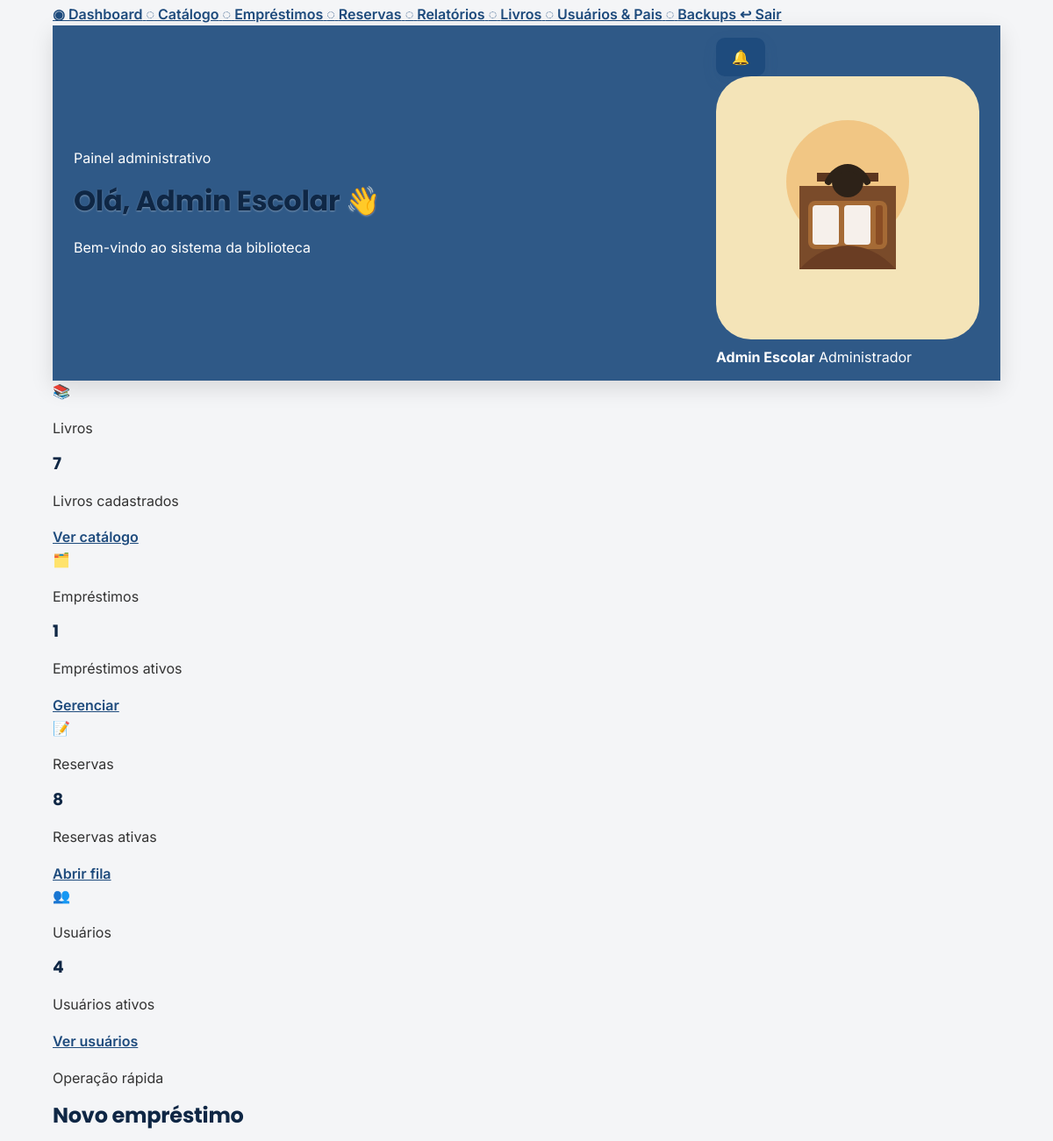
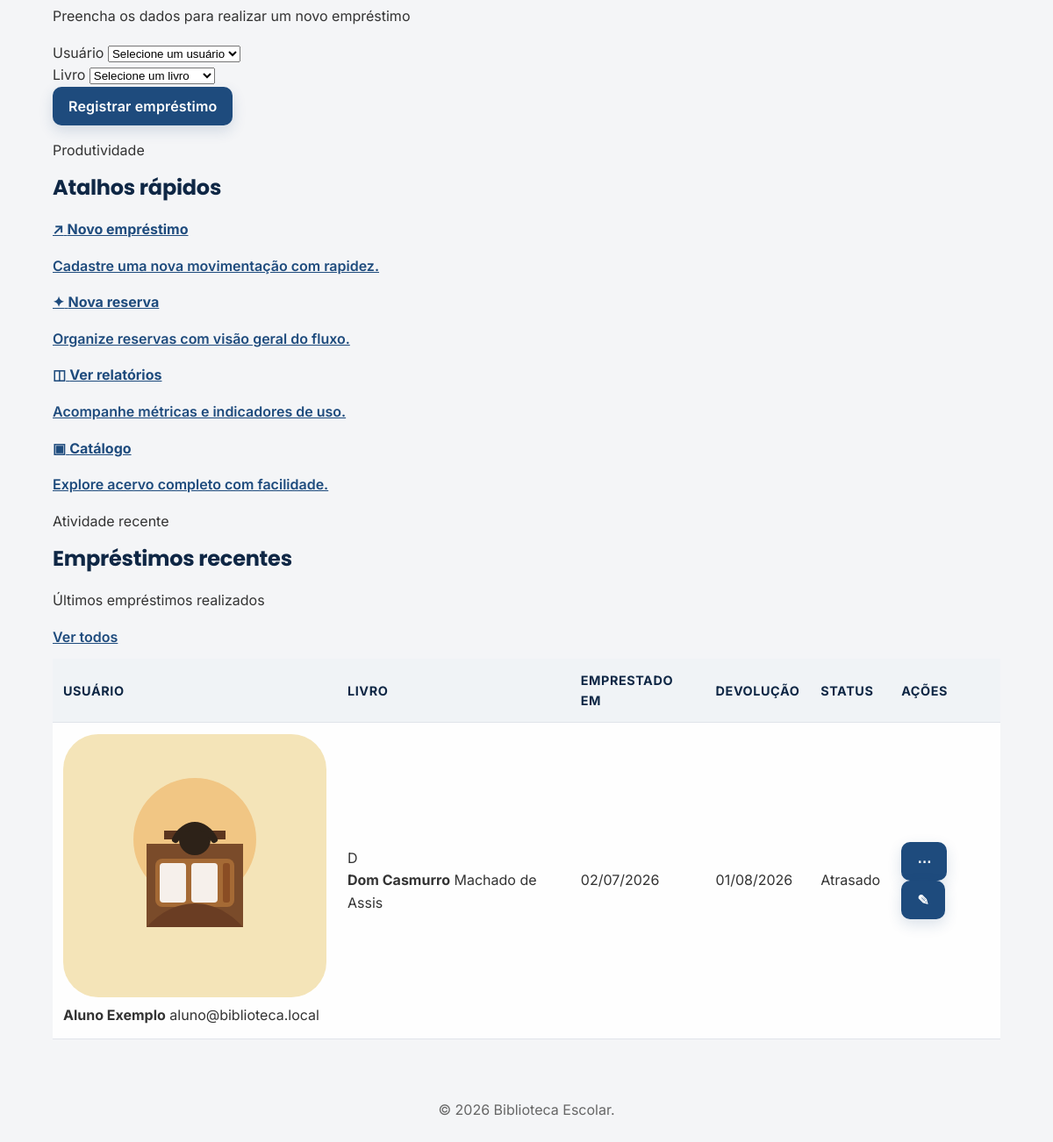
/dashboard.php (signed in, lower part), run on an earlier commit of the app's database (2 pictures, top to bottom).
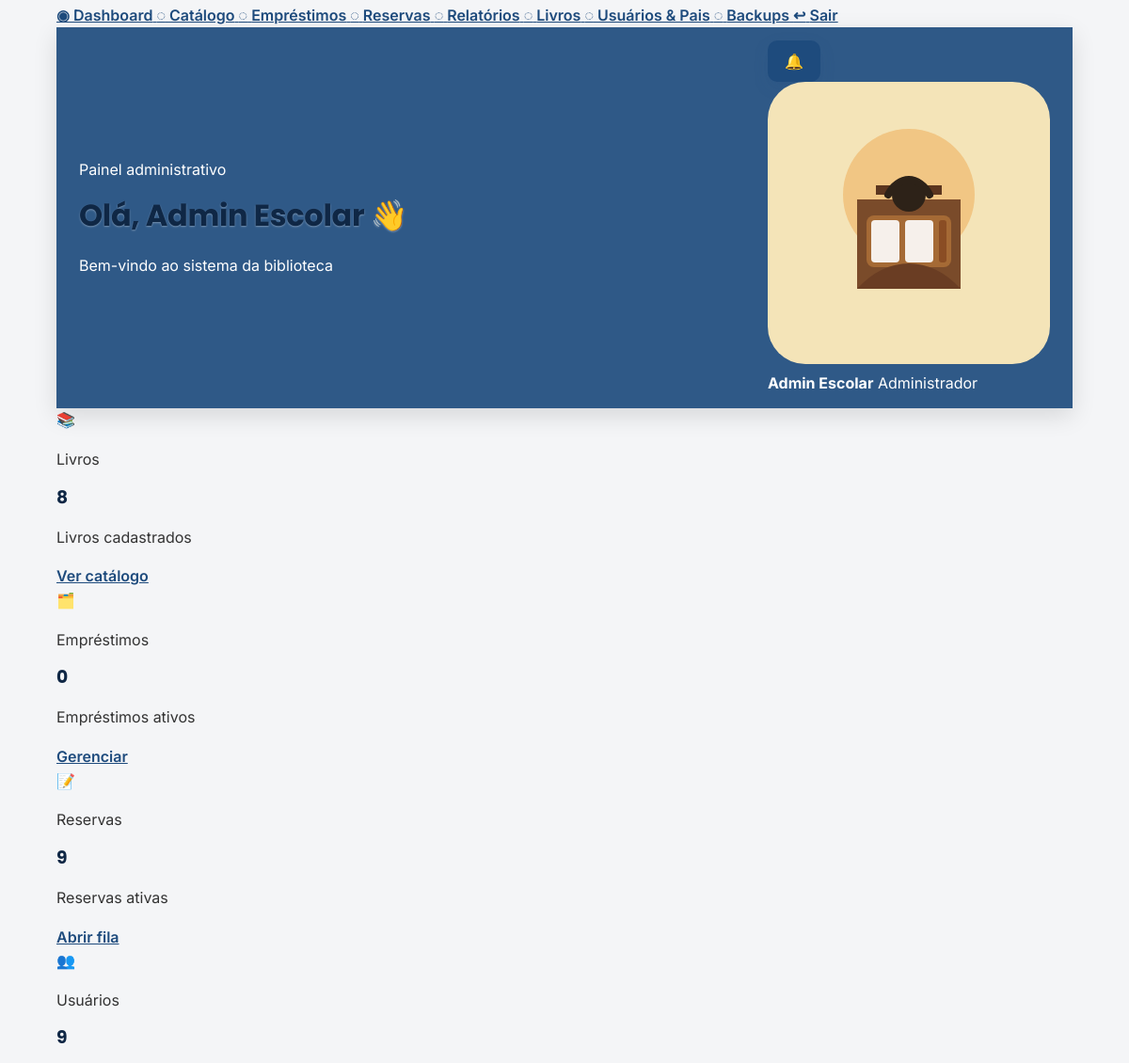
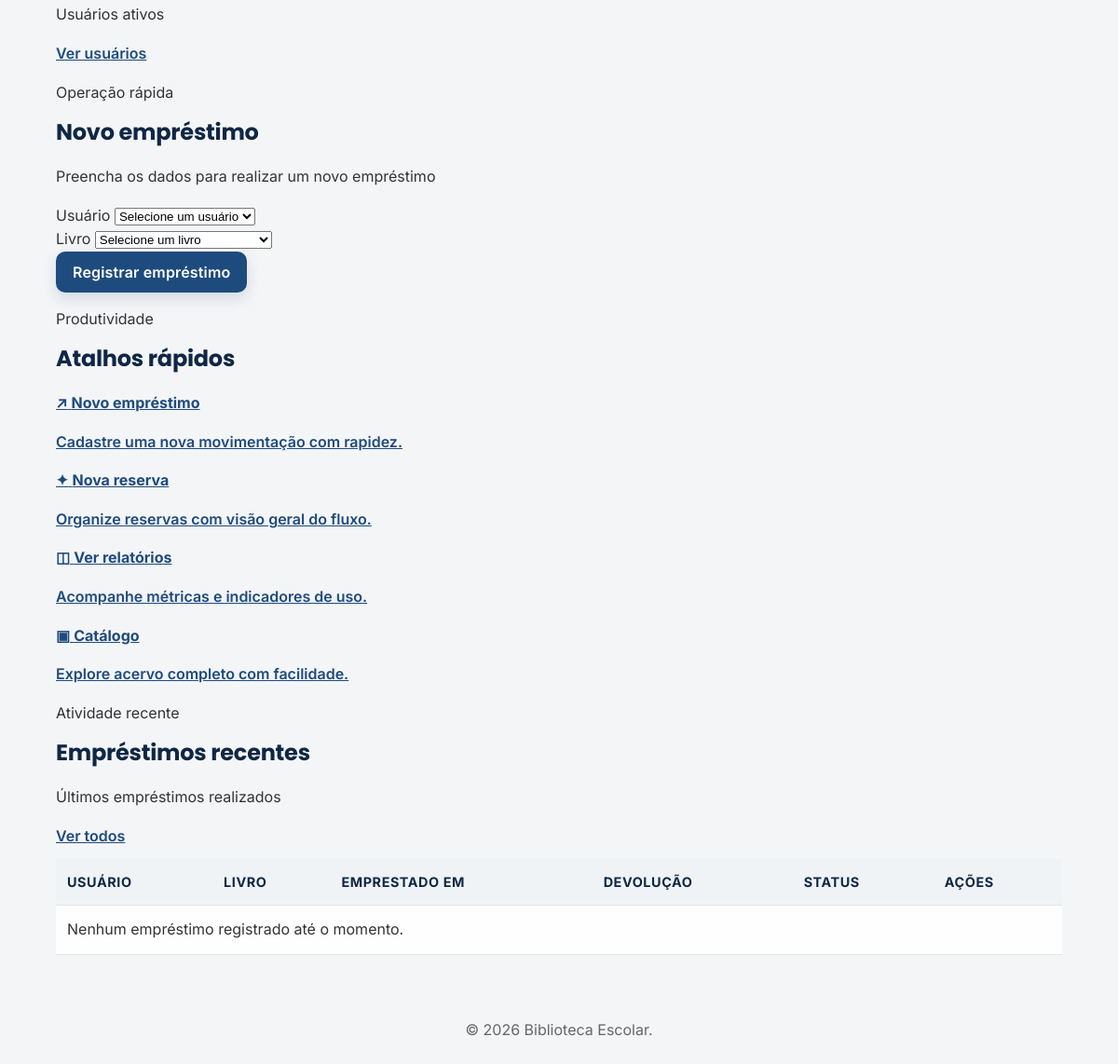
And on a later commit of the database (2 pictures, top to bottom).
### tables this page shows
CREATE TABLE users (
        id INTEGER PRIMARY KEY AUTOINCREMENT,
        name TEXT NOT NULL,
        email TEXT NOT NULL UNIQUE,
        password TEXT NOT NULL,
        role_id INTEGER NOT NULL,
        blocked INTEGER NOT NULL DEFAULT 0,
        created_at TEXT NOT NULL DEFAULT CURRENT_TIMESTAMP, profile_photo TEXT, "turma", "turno", "parent_name", "parent_phone", "parent_email", "parent_document",
        FOREIGN KEY(role_id) REFERENCES roles(id)
    );

CREATE TABLE loans (
        id INTEGER PRIMARY KEY AUTOINCREMENT,
        user_id INTEGER NOT NULL,
        book_id INTEGER NOT NULL,
        loaned_at TEXT NOT NULL DEFAULT CURRENT_TIMESTAMP,
        due_date TEXT NOT NULL,
        returned_at TEXT, "parent_name", "parent_signature_status",
        FOREIGN KEY(user_id) REFERENCES users(id),
        FOREIGN KEY(book_id) REFERENCES books(id)
    );

CREATE TABLE books (
        id INTEGER PRIMARY KEY AUTOINCREMENT,
        title TEXT NOT NULL,
        author TEXT NOT NULL,
        category TEXT NOT NULL,
        isbn TEXT,
        publisher TEXT,
        year INTEGER,
        quantity INTEGER NOT NULL DEFAULT 0,
        shelf TEXT,
        internal_code TEXT,
        cover_path TEXT,
        created_at TEXT NOT NULL DEFAULT CURRENT_TIMESTAMP
    , pdf_path TEXT, "barcode");

### includes/auth.php (called while the page is built, shortened)
<?php
function current_user(): ?array{    return $_SESSION['user'] ?? null;}function user_has_role(string|array $role): bool{    $user = current_user();    $roles = is_array($role) ? $role : [$role];    return in_array($user['role_name'], $roles, true);}

### includes/functions.php (called while the page is built, shortened)
<?php
require_once __DIR__ . '/auth.php';
function base_url(string $path = ''): string
{
    $base = BASE_URL;
    return rtrim($base, '/') . '/' . ltrim($path, '/');
}
function profile_photo_url(?string $photoPath): string
{
    if (empty($photoPath)) {
        return base_url('img/avatars/avatar-biblioteca.svg');
    }
    return base_url('img/avatars/avatar-biblioteca.svg');
}
function h(string $value): string
{
    return htmlspecialchars($value, ENT_QUOTES, 'UTF-8');
}
function format_date(string $value): string
{
    return date('d/m/Y', strtotime($value));
}

### dashboard.php (the view, shortened to what the rows shown need)
<?php
require_once __DIR__ . '/includes/auth.php';
require_once __DIR__ . '/includes/functions.php';
$db = get_db();
$user = current_user();
$roleLabel = $user['role_name'] ?? 'Administrador';
$recentLoans = [];
try {
    $users = $db->query('SELECT id, name, email, profile_photo FROM users ORDER BY name ASC')->fetchAll();
    $recentLoans = $db->query('SELECT l.id, l.loaned_at, l.due_date, l.returned_at, u.id AS user_id, u.name AS user_name, u.email AS user_email, u.profile_photo AS user_photo, b.id AS book_id, b.title AS book_title, b.author AS book_author, b.cover_path AS book_cover FROM loans l JOIN users u ON u.id = l.user_id JOIN books b ON b.id = l.book_id ORDER BY l.loaned_at DESC LIMIT 6')->fetchAll();
} catch (Exception $e) {
    $users = [];
    $books = [];
    $recentLoans = [];
}
require_once __DIR__ . '/includes/header.php';
?>
<div class="dashboard-shell">
    <div class="dashboard-main-panel">
        <header class="dashboard-topbar">
            <div>
                <p class="eyebrow">Painel administrativo</p>
                <h1>Olá, <?php echo h($user['name']); ?> 👋</h1>
                <p class="topbar-subtitle">Bem-vindo ao sistema da biblioteca</p>
            </div>
            <div class="topbar-actions">
                <div class="topbar-user">
                    <div>
                        <strong><?php echo h($user['name']); ?></strong>
                        <span><?php echo h($roleLabel); ?></span>
                    </div>
                </div>
            </div>
        </header>
        <section class="content-grid">
            <div class="panel loan-panel">
                <div class="panel-header">
                    <div>
                        <h2>Novo empréstimo</h2>
                    </div>
                </div>
            </div>
            <div class="panel shortcuts-panel">
                <div class="panel-header">
                    <div>
                        <h2>Atalhos rápidos</h2>
                    </div>
                </div>
            </div>
        </section>
        <section class="panel table-panel">
            <div class="panel-header">
                <div>
                    <h2>Empréstimos recentes</h2>
                </div>
            </div>
            <div class="table-wrapper">
                <table class="dashboard-table">
                    <thead>
                        <tr>
                            <th>Usuário</th>
                            <th>Livro</th>
                            <th>Emprestado em</th>
                            <th>Devolução</th>
                            <th>Status</th>
                            <th>Ações</th>
                        </tr>
                    </thead>
                    <tbody>
                        <?php if (empty($recentLoans)): ?>
                            <tr>
                                <td colspan="6" class="empty-state">Nenhum empréstimo registrado até o momento.</td>
                            </tr>
                        <?php else: ?>
                            <?php foreach ($recentLoans as $loan): ?>
                                <?php
                                    $loanStatus = 'Ativo';
                                    $loanClass = 'status-active';
                                    if (!empty($loan['returned_at'])) {
                                        $loanStatus = 'Devolvido';
                                        $loanClass = 'status-returned';
                                    } elseif (strtotime($loan['due_date']) < strtotime('today')) {
                                        $loanStatus = 'Atrasado';
                                        $loanClass = 'status-overdue';
                                    }
                                ?>
                                <tr>
                                    <td>
                                        <div class="user-cell">
                                            <img src="<?php echo h(profile_photo_url($loan['user_photo'] ?? null)); ?>" alt="Avatar do usuário">
                                            <div>
                                                <strong><?php echo h($loan['user_name']); ?></strong>
                                                <span><?php echo h($loan['user_email']); ?></span>
                                            </div>
                                        </div>
                                    </td>
                                    <td>
                                        <div class="book-cell">
                                            <div class="book-cover"><?php echo h(strtoupper(substr($loan['book_title'], 0, 1))); ?></div>
                                            <div>
                                                <strong><?php echo h($loan['book_title']); ?></strong>
                                                <span><?php echo h($loan['book_author']); ?></span>
                                            </div>
                                        </div>
                                    </td>
                                    <td><?php echo h(format_date($loan['loaned_at'])); ?></td>
                                    <td><?php echo h(format_date($loan['due_date'])); ?></td>
                                    <td><span class="status-pill <?php echo h($loanClass); ?>"><?php echo h($loanStatus); ?></span></td>
                                    <td>
                                        <div class="table-actions">
                                            <button type="button" class="icon-btn" aria-label="Visualizar">⋯</button>
                                            <button type="button" class="icon-btn" aria-label="Editar">✎</button>
                                        </div>
                                    </td>
                                </tr>
                            <?php endforeach; ?>
                        <?php endif; ?>
                    </tbody>
                </table>
            </div>
        </section>
    </div>
</div>
<?php require_once __DIR__ . '/includes/footer.php';

What changed in the data, as far as the page shows it:
removed loans: user.name "Aluno Exemplo", user.email "aluno@biblioteca.local", book.title "D", book.title "Dom Casmurro", book.author "Machado de Assis", loaned_at "02/07/2026", due_date "01/08/2026", loanStatus "Atrasado"
Also different on the page:
$stats['books']: "7" → "8"
$stats['loans']: "1" → "0"
$stats['reservations']: "8" → "9"
$stats['users']: "4" → "9"
text now shown: "Nenhum empréstimo registrado até o momento."
